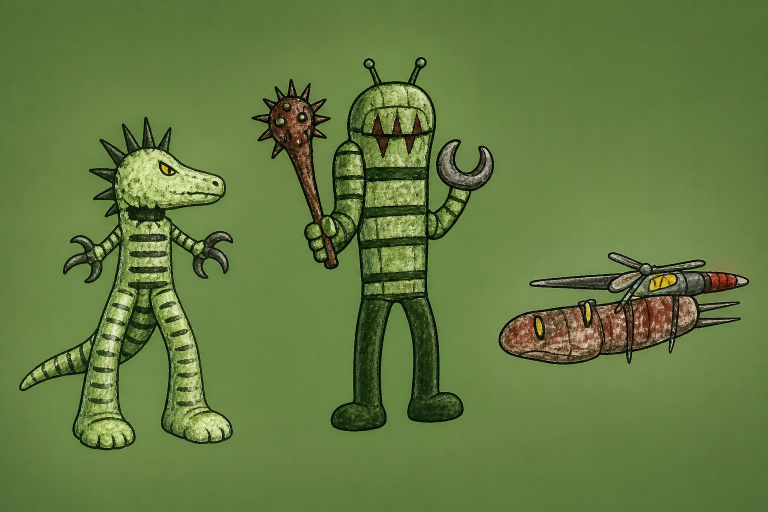
#> input picture dino-vs-kosmici/assets-src/antos-characters.png, 1536 x 1024 px (shown at 1/2 size)
$ python -i prep_prop.py   (imports and definitions only)
#> lines starting #> are read from the running program, lines starting #| are printed output that depends on the picture
#!/usr/bin/env python3
"""Rekwizyty mapy: oryginal z assets-src/props -> gotowy PNG w assets/props.

Dla kazdego PNG z katalogu zrodlowego:
  1. czysci prawie-przezroczyste smieci (alfa < 8 -> 0),
  2. przycina do bbox kanalu alfa,
  3. skaluje tak, zeby dluzszy bok mial ~TARGET px (bez powiekszania),
  4. zapisuje z alfa i dopisuje wymiary do assets/props/props.json.

Uzycie:
    python3 tools/prep_prop.py                # przerabia wszystko
    python3 tools/prep_prop.py fruit nest     # tylko wybrane nazwy
"""
import json
import sys
from pathlib import Path

from PIL import Image

ROOT = Path(__file__).resolve().parent.parent
SRC = ROOT / "assets-src" / "props"
DST = ROOT / "assets" / "props"
MANIFEST = DST / "props.json"
TARGET = 256
ALPHA_FLOOR = 8


def prep(path: Path) -> tuple[int, int]:
#> called with path = '../assets-src/antos-characters.png'
    im = Image.open(path).convert("RGBA")
#> im is the input picture: PIL image 1536x1024 RGBA; mean R, G, B, A 99.3, 122.6, 64.4, 255
    alpha = im.getchannel("A").point(lambda v: 0 if v < ALPHA_FLOOR else v)
#> alpha: PIL image 1536x1024 L; every value is 255
    im.putalpha(alpha)

    bbox = alpha.getbbox()
#> bbox = (0, 0, 1536, 1024)
    if bbox is None:
        raise SystemExit(f"{path.name}: obraz jest calkiem przezroczysty")
    im = im.crop(bbox)

    w, h = im.size
#> w = 1536; h = 1024
    longest = max(w, h)
#> longest = 1536
    if longest > TARGET:
        scale = TARGET / longest
#> scale = 0.167
        im = im.resize((max(1, round(w * scale)), max(1, round(h * scale))),
                       Image.LANCZOS)
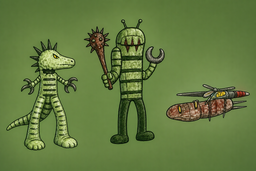
#> im: PIL image 256x171 RGBA; mean R, G, B, A 99.3, 122.6, 64.4, 255

    DST.mkdir(parents=True, exist_ok=True)
#> (the run stopped early here; a loop or call above may not have finished)
